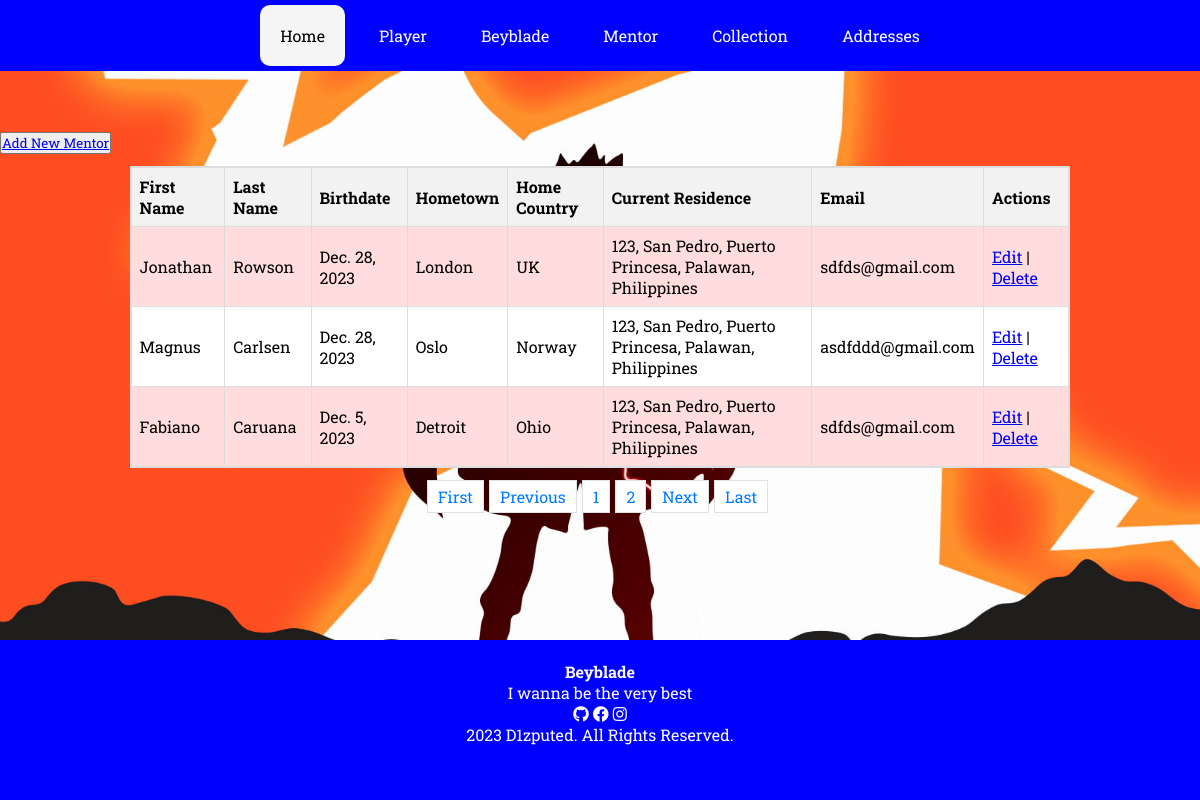
The app's page /mentor_list with its own data.
### beyblademasterapp/models.py (models this page shows, shortened)
class BaseModel(models.Model):
    created_at = models.DateTimeField(
        auto_now_add=True, db_index=True
    )
    updated_at = models.DateTimeField(auto_now=True)
    class Meta:
        abstract = True

class Mentor(BaseModel):
    curAddr = models.ForeignKey(CurAddress, blank=True, null=True, on_delete=models.CASCADE, related_name='%(class)s_mentor')
    firstName = models.CharField(max_length=50, null=True, blank=True)
    lastName = models.CharField(max_length=50, null=True, blank=True)
    birthdate = models.DateField(null=True, blank=True)
    homeTown = models.CharField(max_length=250, null=True, blank=True)
    homeCountry = models.CharField(max_length=250, null=True, blank=True)
    email = models.EmailField(max_length=100, null=True, blank=True)

class CurAddress(BaseModel):
    houseNo = models.IntegerField(null=True, blank=True)
    street = models.CharField(max_length=250, null=True, blank=True)
    city = models.CharField(max_length=250, null=True, blank=True)
    province = models.CharField(max_length=250, null=True, blank=True)
    country = models.CharField(max_length=250, null=True, blank=True)
    def __str__(self):
        return ", ".join([str(self.houseNo), self.street, self.city, self.province, self.country])

### beyblademasterapp/views.py (the view)
# urls.py: path('mentor_list', MentorListView.as_view(), name='mentor-list'),
class MentorListView(ListView):
    model = Mentor
    context_object_name = 'mentors'
    template_name = 'mentors.html'
    paginate_by = 3

### beyblademasterapp/templates/mentors.html (shortened to what this page needs)
{% extends  "base.html" %}
{% load static %}
      {% block content %}
        <button><a href="{% url "mentor-add" %}" class="btn btn-success btn-lg">Add New Mentor</a></button><br>
        <section class="trainers-container">
            <table class="styled-table">
                <tbody>
                  <tr>
                    <th>First Name</th>
                    <th>Last Name</th>
                    <th>Birthdate</th>
                    <th>Hometown</th>
                    <th>Home Country</th>
                    <th>Current Residence</th>
                    <th>Email</th>
                    <th>Actions</th>
                  </tr>
                  {% for mentor in mentors%}
                  <tr>
                    <td>{{ mentor.firstName }}</td>
                    <td>{{ mentor.lastName }}</td>
                    <td>{{ mentor.birthdate }}</td>
                    <td>{{ mentor.homeTown }}</td>
                    <td>{{ mentor.homeCountry }}</td>
                    <td>{{ mentor.curAddr }}</td>
                    <td>{{ mentor.email }}</td>
                    <td>
                      <a href="mentor_list/{{ mentor.id }}" >Edit</a> |
                      <a href="mentor_list/{{ mentor.id }}/delete" >Delete</a>
                    </td>
                  </tr>
                  {% endfor %}
                </tbody>
            </table>
        </section>
          <div>
            {% include 'includes/pagination.html' %}
          </div>
      {% endblock %}

### beyblademasterapp/static/css/style.css (style rules this page uses)
* { margin: 0; padding: 0; font-family: 'Roboto Slab'; }
body { background-image: url('../images/bg.jpg'); background-size: cover; background-position: center; background-attachment: fixed; min-height: 100px; margin: 0; margin-bottom: 100px; clear: both; }
.trainers-container { min-height: auto; border-collapse: collapse; margin: 1%; display: flex; justify-content: center; }
.trainers-container table { border-collapse: collapse; background-color: white; border: 2px solid #dddddd; }
.trainers-container th, .trainers-container td { border: 1px solid #dddddd; text-align: left; padding: 8px; }
.trainers-container th { background-color: white; }
.styled-table { width: 80%; border-collapse: collapse; border: 1px solid #ddd; }
.styled-table th { background-color: #f2f2f2; padding: 8px; text-align: left; border: 1px solid #ddd; }
.styled-table td { padding: 8px; text-align: left; border: 1px solid #ddd; }
.styled-table tbody tr:nth-child(even) { background-color: #ffdddd; }
.styled-table tbody tr:nth-child(odd) { background-color: #ffffff; }

### records on screen
Mentor: firstName "Jonathan", lastName "Rowson", birthdate "Dec. 28, 2023", homeTown "London", homeCountry "UK", curAddr "123, San Pedro, Puerto Princesa, Palawan, Philippines", email "sdfds@gmail.com"
Mentor: firstName "Magnus", lastName "Carlsen", birthdate "Dec. 28, 2023", homeTown "Oslo", homeCountry "Norway", curAddr "123, San Pedro, Puerto Princesa, Palawan, Philippines", email "asdfddd@gmail.com"
Mentor: firstName "Fabiano", lastName "Caruana", birthdate "Dec. 5, 2023", homeTown "Detroit", homeCountry "Ohio", curAddr "123, San Pedro, Puerto Princesa, Palawan, Philippines", email "sdfds@gmail.com"

### other values on screen
{{ page_num }} "1"
{{ page_num }} "2"
